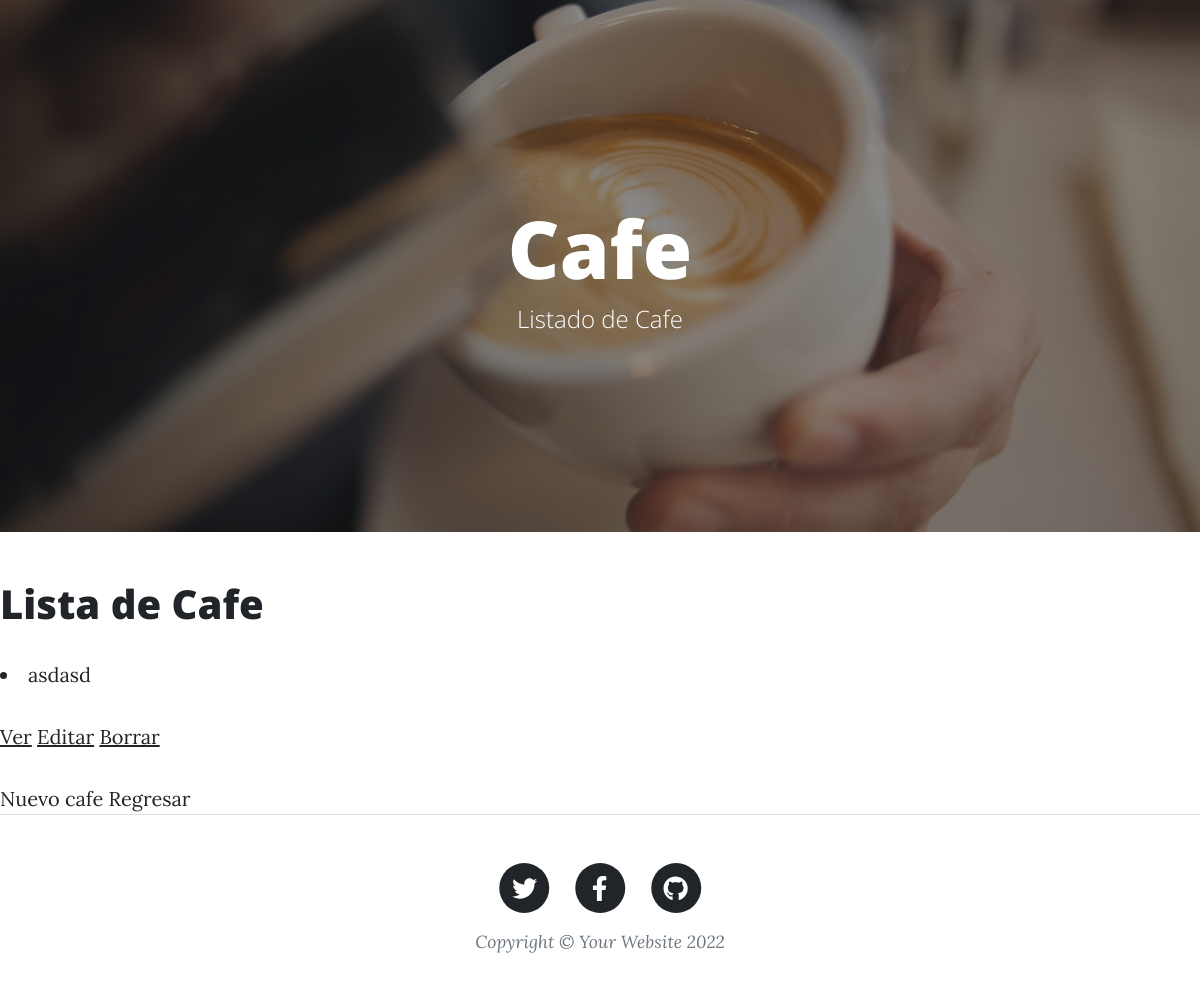
Before: /AppBlog/cafe/lista/ with the older database file.
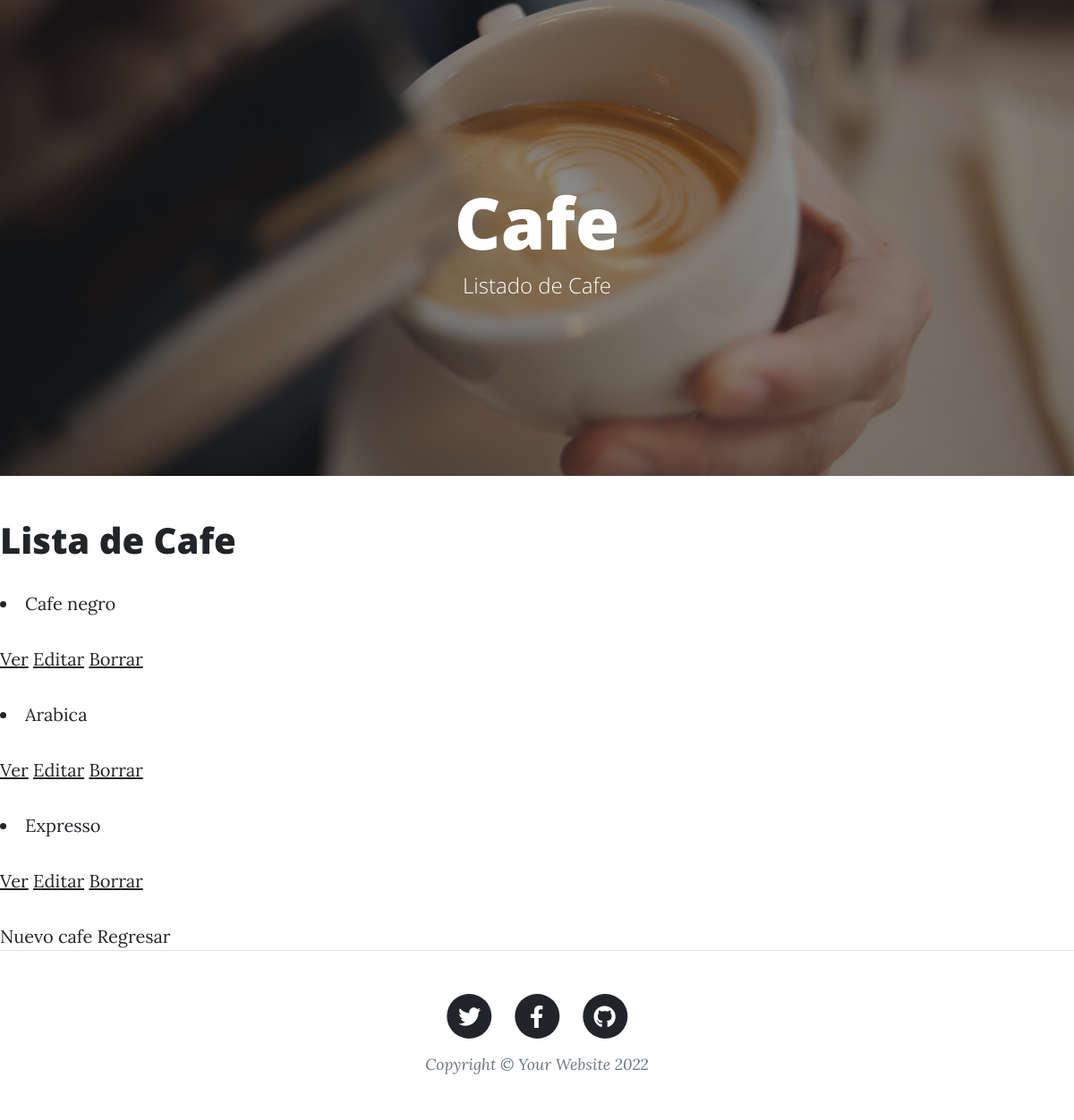
After: the same page with the newer database file.
### AppBlog/models.py (models this page shows, shortened)
class Cafe(models.Model):
    variedad = models.CharField(max_length=40)
    filtrado = models.CharField(max_length=40)
    barista = models.CharField(max_length=40)
    origen = models.CharField(max_length=40)

### AppBlog/views.py (the view)
# urls.py: path('cafe/lista/', CafeList.as_view(), name = 'cafeLista'),
class CafeList(ListView):
    model = Cafe
    template_name = "AppBlog/cafeLista.html"

### AppBlog/template/AppBlog/cafeLista.html (shortened to what this page needs)
{% extends "AppBlog/padre_cafe.html" %}
{% load static %}
{% block contenidoQueCambia %}
<h1>Lista de Cafe</h1>
        {% for cafe in object_list %}
        <li>{{ cafe.variedad}}
            <p>
                <a href="{% url 'cafeDetalle' cafe.id %}">Ver</a>
                <a href="{% url 'cafeEditar' cafe.id %}">Editar</a>
                <a href="{% url 'cafeBorrar' cafe.id %}">Borrar</a>
            </p>
        </li>
        {% endfor %}
        <a href="{% url 'cafeNuevo' %}">Nuevo cafe</a>
        <a href="{% url 'cafe' %}">Regresar</a>
{% endblock %}

Changed rows visible on the page:
removed Cafe: variedad "asdasd"
added Cafe: variedad "Cafe negro"
added Cafe: variedad "Arabica"
added Cafe: variedad "Expresso"
